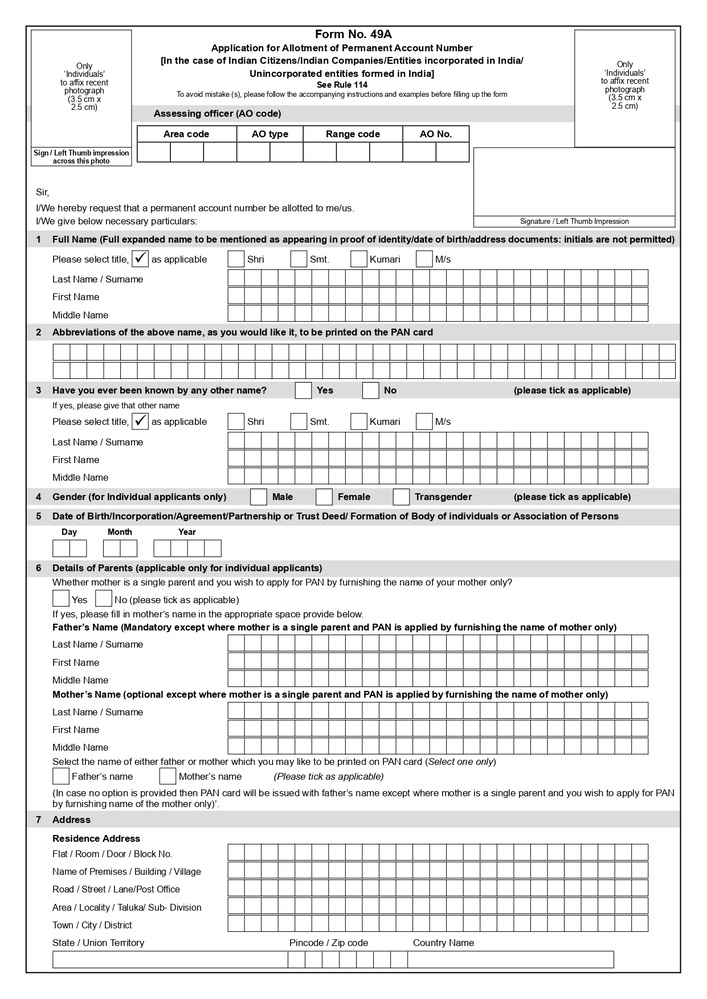
#> input picture samples/im_1.jpg, 707 x 999 px, shrunk from 1241 x 1754 before the run
$ python detect_boxes.py
#> lines starting #> are read from the running program, lines starting #| are printed output that depends on the picture; after the words box and inside, x2 and y2 are one past the last pixel; in counts of white or black regions, pixels touching at a corner belong together
import cv2
from matplotlib import pyplot as plt
import numpy as np
from IPython.display import Image
from collections import Counter

img = cv2.imread("samples/im_1.jpg",0)
im_out = cv2.imread("samples/im_1.jpg")
#> im_out is the input picture: shape (999, 707, 3); mean B, G, R 232.8, 232.6, 232.4
img.shape

box_dim = 20 # approx minimum box length
# gray = cv2.cvtColor(img,cv2.COLOR_BGR2GRAY)
thresh = cv2.threshold(img.copy(),80,255,cv2.THRESH_OTSU|cv2.THRESH_BINARY_INV)[1]
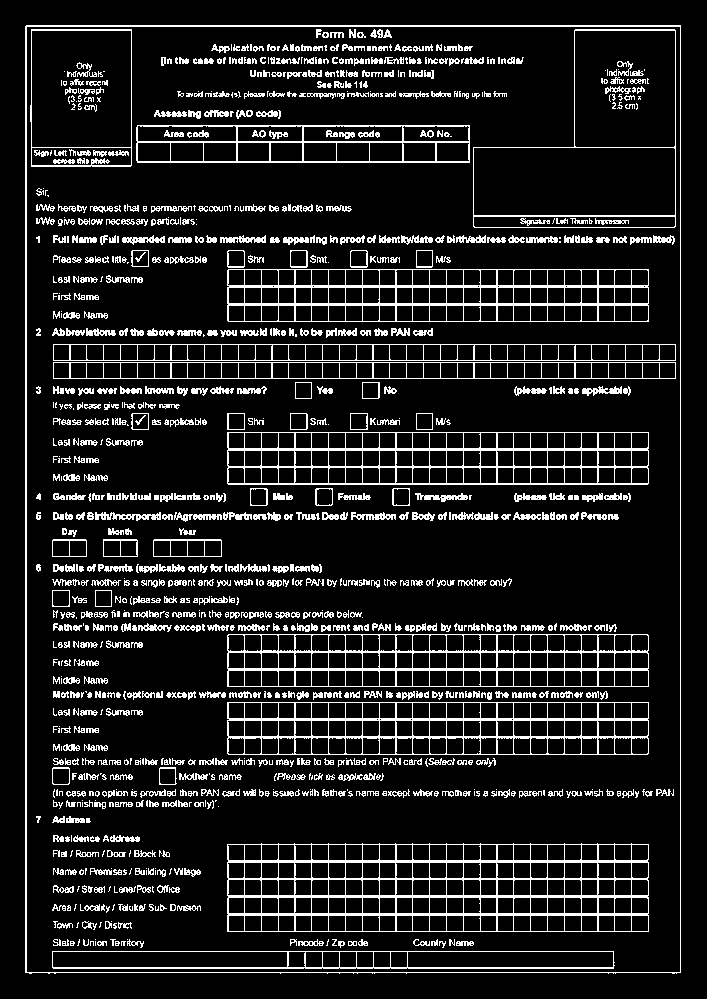
#> thresh: shape (999, 707); 11.9% white in thin lines or dots, all inside (x1, y1, x2, y2) = (25, 25, 681, 974)
# thresh = cv2.adaptiveThreshold(gray, 255, cv2.ADAPTIVE_THRESH_GAUSSIAN_C, cv2.THRESH_BINARY_INV, 9, 2)
rows = int(box_dim)
cols = int(box_dim)
row_mid = int(rows//2)
col_mid = int(cols//2)
cv2.imwrite("thresh.jpg",thresh)

kernel = np.zeros((rows,cols),"uint8")  ## create kernel to detect bottom left corners
kernel[:row_mid,col_mid] = 1
kernel[row_mid,col_mid:] = 1
corners1 = cv2.erode(thresh,kernel,iterations=1)
#> corners1: shape (999, 707); 0.17% white in thin lines or dots, all inside (x1, y1, x2, y2) = (25, 141, 660, 973)

kernel = np.zeros((rows, cols), "uint8") ## create kernel to detect bottom right corners
kernel[:row_mid, col_mid] = 1
kernel[row_mid, :col_mid] = 1
corners2 = cv2.erode(thresh, kernel, iterations=1)
#> corners2: shape (999, 707); 0.17% white in thin lines or dots

kernel = np.zeros((rows, cols), "uint8") ## create kernel to detect top left corners
kernel[row_mid:, col_mid] = 1
kernel[row_mid, col_mid:] = 1
corners3 = cv2.erode(thresh, kernel, iterations=1)
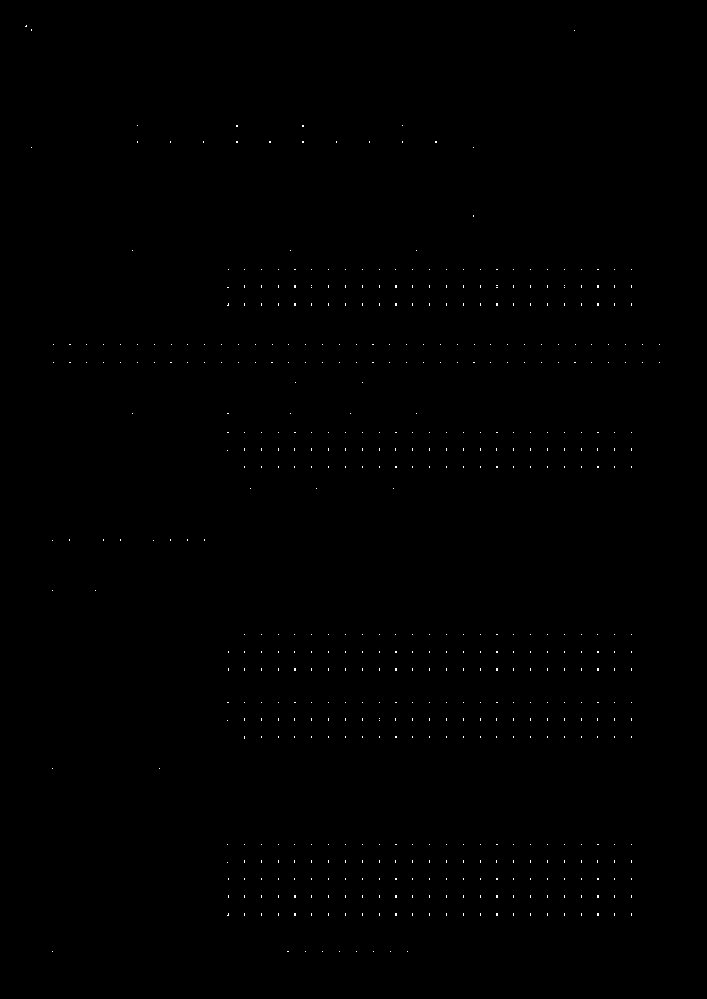
#> corners3: shape (999, 707); 0.17% white in thin lines or dots, all inside (x1, y1, x2, y2) = (25, 25, 660, 952)

kernel = np.zeros((rows, cols), "uint8") ## create kernel to detect top right corners
kernel[row_mid:, col_mid] = 1
kernel[row_mid, :col_mid] = 1
corners4 = cv2.erode(thresh, kernel, iterations=1)
#> corners4: shape (999, 707); 0.16% white in thin lines or dots, all inside (x1, y1, x2, y2) = (69, 25, 681, 952)

# dilate bottom left
# dilate separately for horizontal and vertical lines
ver_kernel_1 = np.zeros((box_dim, 1),"uint8")
ver_kernel_1[int(box_dim/2):,:] = 1
ver_lines_1 = cv2.dilate(corners1, ver_kernel_1, iterations=2)
#> ver_lines_1: shape (999, 707); 1.6% white in thin lines or dots, all inside (x1, y1, x2, y2) = (25, 123, 660, 973)
hor_kernel_1 = np.ones((1, 3))
ver_lines_1 = cv2.dilate(ver_lines_1, hor_kernel_1, iterations=1)
#> ver_lines_1: shape (999, 707); 4.5% white; 210 white regions, largest, box (x1, y1, x2, y2) and area: (495, 842, 499, 932) 346, (394, 842, 398, 932) 328, (596, 842, 600, 932) 328

hor_kernel_1 = np.zeros((1, box_dim),"uint8")
hor_kernel_1[:,:int(box_dim/2)]=1
hor_lines_1 = cv2.dilate(corners1, hor_kernel_1, iterations=2)
#> hor_lines_1: shape (999, 707); 2.6% white; 61 white regions (19 under 20 px), largest, box (x1, y1, x2, y2) and area: (229, 303, 652, 306) 1267, (229, 913, 652, 916) 1267, (230, 448, 652, 451) 1266
ver_kernel_1 = np.ones((3, 1))
hor_lines_1 = cv2.dilate(hor_lines_1, ver_kernel_1, iterations=1)
#> hor_lines_1: shape (999, 707); 5.3% white; 61 white regions, largest, box (x1, y1, x2, y2) and area: (229, 302, 652, 307) 2113, (229, 912, 652, 917) 2113, (230, 447, 652, 452) 2110

#combine horizontal and vertical lines
cv2.imwrite("corner1.jpg",np.bitwise_or(hor_lines_1,ver_lines_1))

# similar treatment for all four corners
# dilate bottom right
ver_kernel_2 = np.zeros((box_dim, 1), "uint8")
ver_kernel_2[int(box_dim / 2):, :] = 1
ver_lines_2 = cv2.dilate(corners2, ver_kernel_2, iterations=2)
#> ver_lines_2: shape (999, 707); 1.6% white in thin lines or dots
hor_kernel_2 = np.ones((1, 3))
ver_lines_2 = cv2.dilate(ver_lines_2, hor_kernel_2, iterations=1)

hor_kernel_2 = np.zeros((1, box_dim), "uint8")
hor_kernel_2[:, int(box_dim / 2):] = 1
hor_lines_2 = cv2.dilate(corners2, hor_kernel_2, iterations=2)
#> hor_lines_2: shape (999, 707); 2.6% white; 65 white regions (18 under 20 px), largest, box (x1, y1, x2, y2) and area: (226, 303, 649, 306) 1252, (226, 448, 649, 451) 1252, (226, 668, 649, 671) 1252
ver_kernel_2 = np.ones((3, 1))
hor_lines_2 = cv2.dilate(hor_lines_2, ver_kernel_2, iterations=1)
#> hor_lines_2: shape (999, 707); 5.3% white; 65 white regions (1 under 20 px), largest, box (x1, y1, x2, y2) and area: (226, 302, 649, 307) 2098, (226, 447, 649, 452) 2098, (226, 667, 649, 672) 2098


# dilate top left
ver_kernel_3 = np.zeros((box_dim, 1), "uint8")
ver_kernel_3[:int(box_dim / 2), :] = 1
ver_lines_3 = cv2.dilate(corners3, ver_kernel_3, iterations=2)
#> ver_lines_3: shape (999, 707); 1.6% white in thin lines or dots, all inside (x1, y1, x2, y2) = (25, 27, 660, 972)
hor_kernel_3 = np.ones((1, 3))
ver_lines_3 = cv2.dilate(ver_lines_3, hor_kernel_3, iterations=1)
#> ver_lines_3: shape (999, 707); 4.4% white; 211 white regions, largest, box (x1, y1, x2, y2) and area: (394, 846, 398, 936) 345, (495, 846, 499, 936) 345, (596, 846, 600, 936) 345

hor_kernel_3 = np.zeros((1, box_dim), "uint8")
hor_kernel_3[:, :int(box_dim / 2)] = 1
hor_lines_3 = cv2.dilate(corners3, hor_kernel_3, iterations=2)
#> hor_lines_3: shape (999, 707); 2.6% white; 61 white regions (22 under 20 px), largest, box (x1, y1, x2, y2) and area: (229, 303, 652, 306) 1267, (229, 913, 652, 916) 1267, (230, 668, 652, 671) 1266
ver_kernel_3 = np.ones((3, 1))
hor_lines_3 = cv2.dilate(hor_lines_3, ver_kernel_3, iterations=1)
#> hor_lines_3: shape (999, 707); 5.2% white; 60 white regions, largest, box (x1, y1, x2, y2) and area: (229, 302, 652, 307) 2113, (229, 912, 652, 917) 2113, (230, 667, 652, 672) 2110


# dilate top right
ver_kernel_4 = np.zeros((box_dim, 1), "uint8")
ver_kernel_4[:int(box_dim / 2), :] = 1
ver_lines_4 = cv2.dilate(corners4, ver_kernel_4, iterations=2)
#> ver_lines_4: shape (999, 707); 1.6% white in thin lines or dots, all inside (x1, y1, x2, y2) = (69, 27, 681, 972)
hor_kernel_4 = np.ones((1, 3))
ver_lines_4 = cv2.dilate(ver_lines_4, hor_kernel_4, iterations=1)

hor_kernel_4 = np.zeros((1, box_dim), "uint8")
hor_kernel_4[:, int(box_dim / 2):] = 1
hor_lines_4 = cv2.dilate(corners4, hor_kernel_4, iterations=2)
#> hor_lines_4: shape (999, 707); 2.5% white; 61 white regions (21 under 20 px), largest, box (x1, y1, x2, y2) and area: (226, 303, 649, 306) 1235, (226, 448, 649, 451) 1235, (226, 668, 649, 671) 1235
ver_kernel_4 = np.ones((3, 1))
hor_lines_4 = cv2.dilate(hor_lines_4, ver_kernel_4, iterations=1)
#> hor_lines_4: shape (999, 707); 5.2% white; 61 white regions, largest, box (x1, y1, x2, y2) and area: (226, 284, 649, 289) 2081, (226, 302, 649, 307) 2081, (226, 447, 649, 452) 2081

hor_lines_1 = np.bitwise_or(hor_lines_1,hor_lines_2)
#> hor_lines_1: shape (999, 707); 5.6% white; 67 white regions (1 under 20 px), largest, box (x1, y1, x2, y2) and area: (226, 284, 652, 289) 2130, (226, 302, 652, 307) 2130, (226, 447, 652, 452) 2130
hor_lines_2 = np.bitwise_or(hor_lines_3,hor_lines_4)
hor_lines = np.bitwise_or(hor_lines_1,hor_lines_2)
#> hor_lines: shape (999, 707); 7.5% white; 100 white regions (1 under 20 px), largest, box (x1, y1, x2, y2) and area: (51, 359, 680, 364) 3145, (226, 284, 652, 289) 2130, (226, 302, 652, 307) 2130

ver_lines_1 = np.bitwise_or(ver_lines_1,ver_lines_2)
ver_lines_2 = np.bitwise_or(ver_lines_3,ver_lines_4)
ver_lines = np.bitwise_or(ver_lines_1,ver_lines_2)
#> ver_lines: shape (999, 707); 5.4% white; 247 white regions (1 under 20 px), largest, box (x1, y1, x2, y2) and area: (226, 842, 230, 936) 372, (495, 842, 499, 936) 364, (394, 842, 398, 936) 361

cv2.imwrite("boxes.jpg",np.bitwise_or(ver_lines,hor_lines))

# dilate to close any gaps
ver_kernel = np.ones((5, 1))
hor_kernel = np.ones((1,20))

hor_lines = cv2.dilate(hor_lines, hor_kernel, iterations=1)
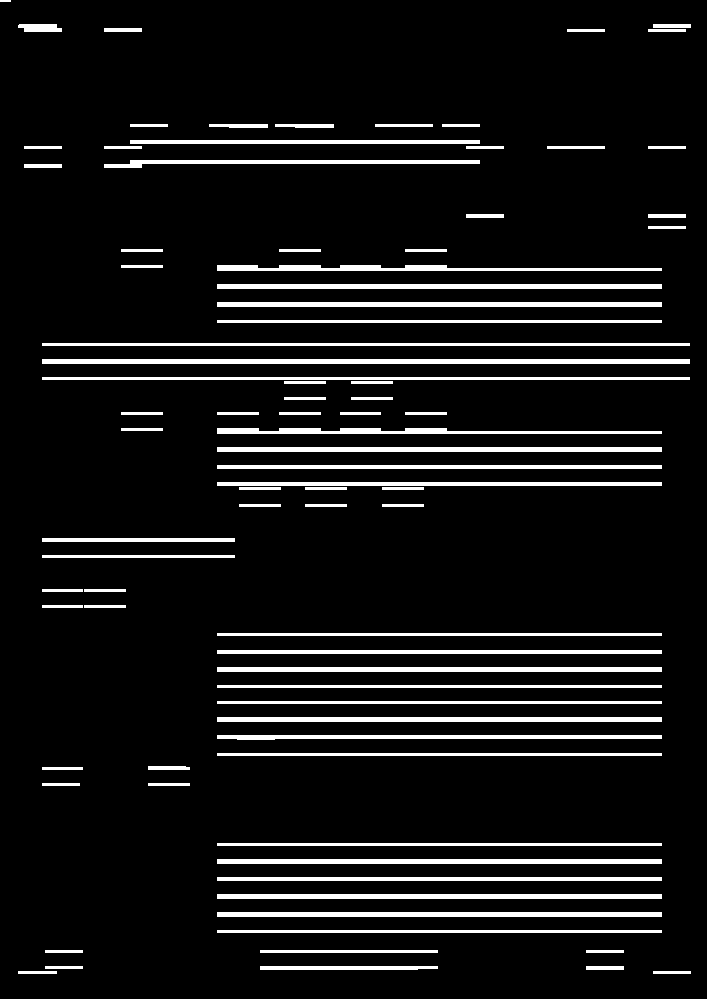
#> hor_lines: shape (999, 707); 8.4% white; 85 white regions, largest, box (x1, y1, x2, y2) and area: (42, 359, 690, 364) 3240, (217, 284, 662, 289) 2225, (217, 302, 662, 307) 2225
ver_lines = cv2.dilate(ver_lines,ver_kernel,iterations=1)
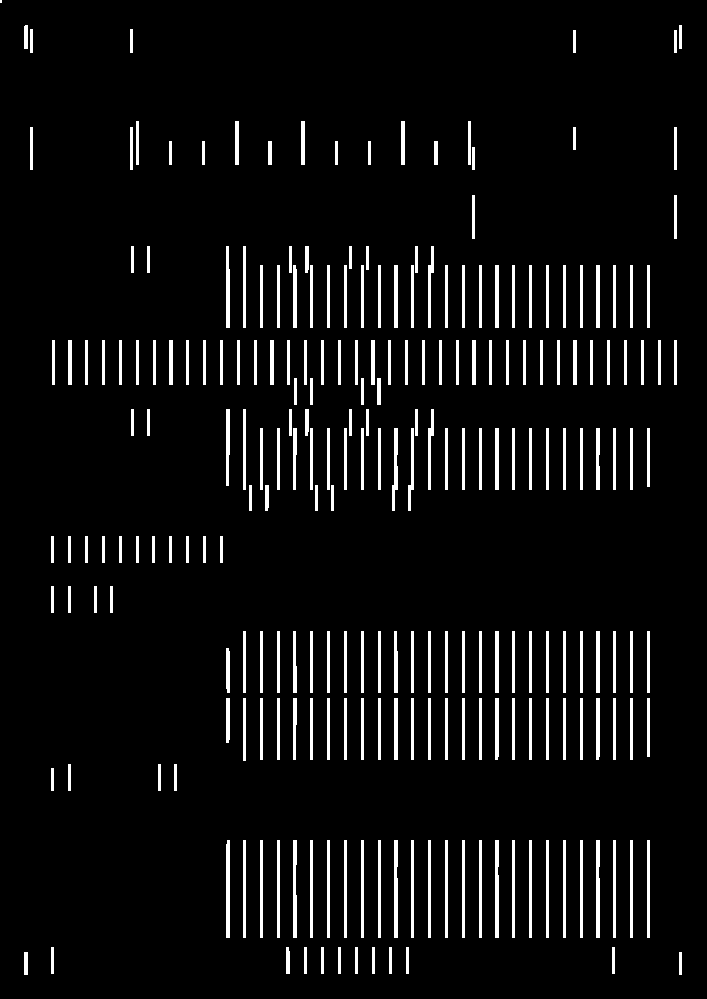
#> ver_lines: shape (999, 707); 5.8% white; 246 white regions (1 under 20 px), largest, box (x1, y1, x2, y2) and area: (226, 840, 230, 938) 388, (495, 840, 499, 938) 384, (394, 840, 398, 938) 381

boxes = np.bitwise_or(ver_lines,hor_lines)
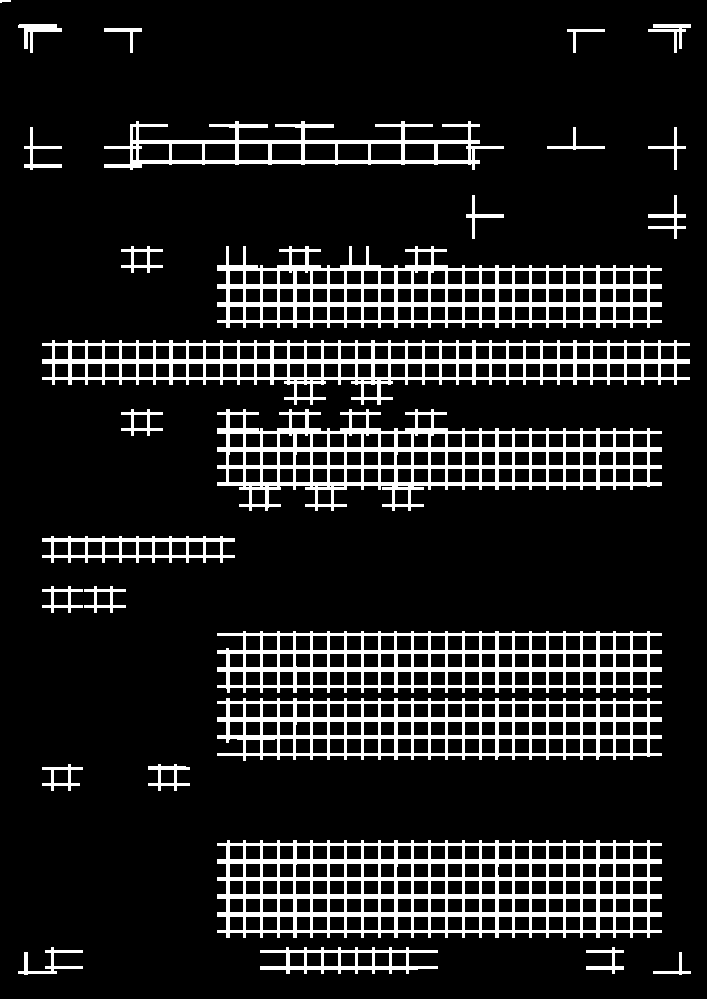
#> boxes: shape (999, 707); 12.8% white; 28 white regions, largest, box (x1, y1, x2, y2) and area: (217, 840, 662, 938) 17128, (217, 409, 662, 511) 13239, (217, 246, 662, 328) 12135
cv2.imwrite("boxes.jpg",boxes)

boxes = np.bitwise_not(boxes)
#> boxes: shape (999, 707); 87.2% white; 28 black regions
contours_info = cv2.findContours(
            boxes, cv2.RETR_TREE, cv2.CHAIN_APPROX_SIMPLE)
#> contours_info = 590 contours, 19 with area under 20; largest, box (x1, y1, x2, y2) and area: (0, 0, 707, 999) 704565, (216, 839, 663, 939) 40131, (216, 408, 663, 512) 28826, (216, 245, 663, 329) 26600, (41, 339, 691, 406) 26438
contours = contours_info[-2]
#> contours has the same summary as contours_info
hierarchy = contours_info[-1]
ChildContour = hierarchy [0, :,2]
#> ChildContour = 590 values, max 572 at index 571, min -1 at index 1, mean 6.28
WithoutChildContour = (ChildContour==-1).nonzero()[0]
#> WithoutChildContour = 574 values from 1 to 589

# get contours from indices
contours=[ contours[i] for i in WithoutChildContour]
#> contours = 574 contours, 19 with area under 20; largest, box (x1, y1, x2, y2) and area: (17, 946, 84, 976) 627, (17, 23, 63, 54) 524, (647, 23, 692, 54) 497, (647, 194, 687, 240) 489, (23, 126, 63, 171) 485
contours = sorted(contours, key=lambda x: cv2.boundingRect(x)[1])

all_heights = []
all_widths = []

# iterate to get all heights and widths
for i, c in enumerate(contours):
    # Returns the location and width,height for every contour
    x, y, w, h = cv2.boundingRect(c)
    all_widths.append(w)
    all_heights.append(h)
#> this loop made 574 passes
#> (c, x, y, w, h) on passes 8, 10, 11: ([[133, 127], [133, 139], [135, 139], [135, 127]], 133, 127, 3, 13), ([[405, 144], [405, 159], [433, 159], [433, 144]], 405, 144, 29, 16), ([[371, 144], [371, 159], [400, 159], [400, 144]], 371, 144, 30, 16)
#> after the loop, all_heights = 574 values, max 46 at index 21, min 1 at index 175, mean 13.19; all_widths = 574 values, max 67 at index 565, min 1 at index 19, mean 14.28

heights_counter = Counter(all_heights)
#> heights_counter = 14 items
most_common_height = heights_counter.most_common(1)[0][0]
#> most_common_height = 13
widths_counter = Counter(all_widths)
#> widths_counter = 17 items
most_common_width = widths_counter.most_common(1)[0][0]
#> most_common_width = 14
print("most common height",most_common_height)
#| most common height 13
print("most common width",most_common_width)
#| most common width 14

min_width = most_common_width-5
#> min_width = 9
max_width = 3*most_common_width
#> max_width = 42
min_height = most_common_height-5
#> min_height = 8
max_height = 1.5*most_common_height
#> max_height = 19.5
# remove any noisy contours based onwidth and height
for i, c in enumerate(contours):
    x, y, w, h = cv2.boundingRect(c)
    if w > 5 and h > 5 :
        cv2.rectangle(im_out, (x, y), (x + w, y + h), (255,0,0), 2)
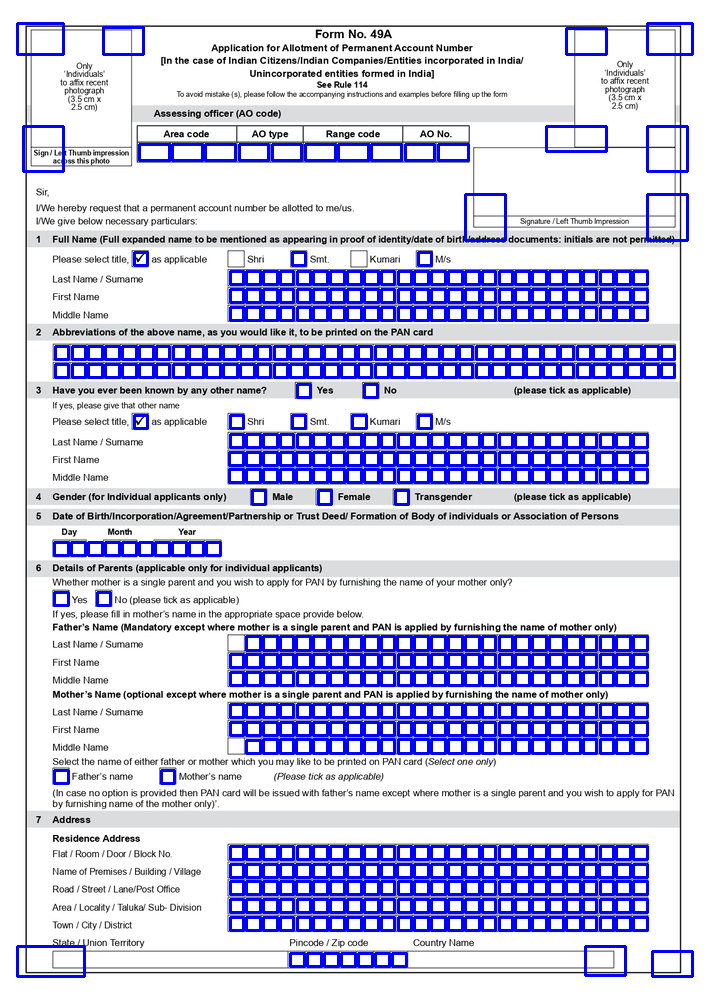
#> im_out: shape (999, 707, 3); mean B, G, R 236.5, 203.2, 203.1
cv2.imwrite( "res.jpg" , im_out )
